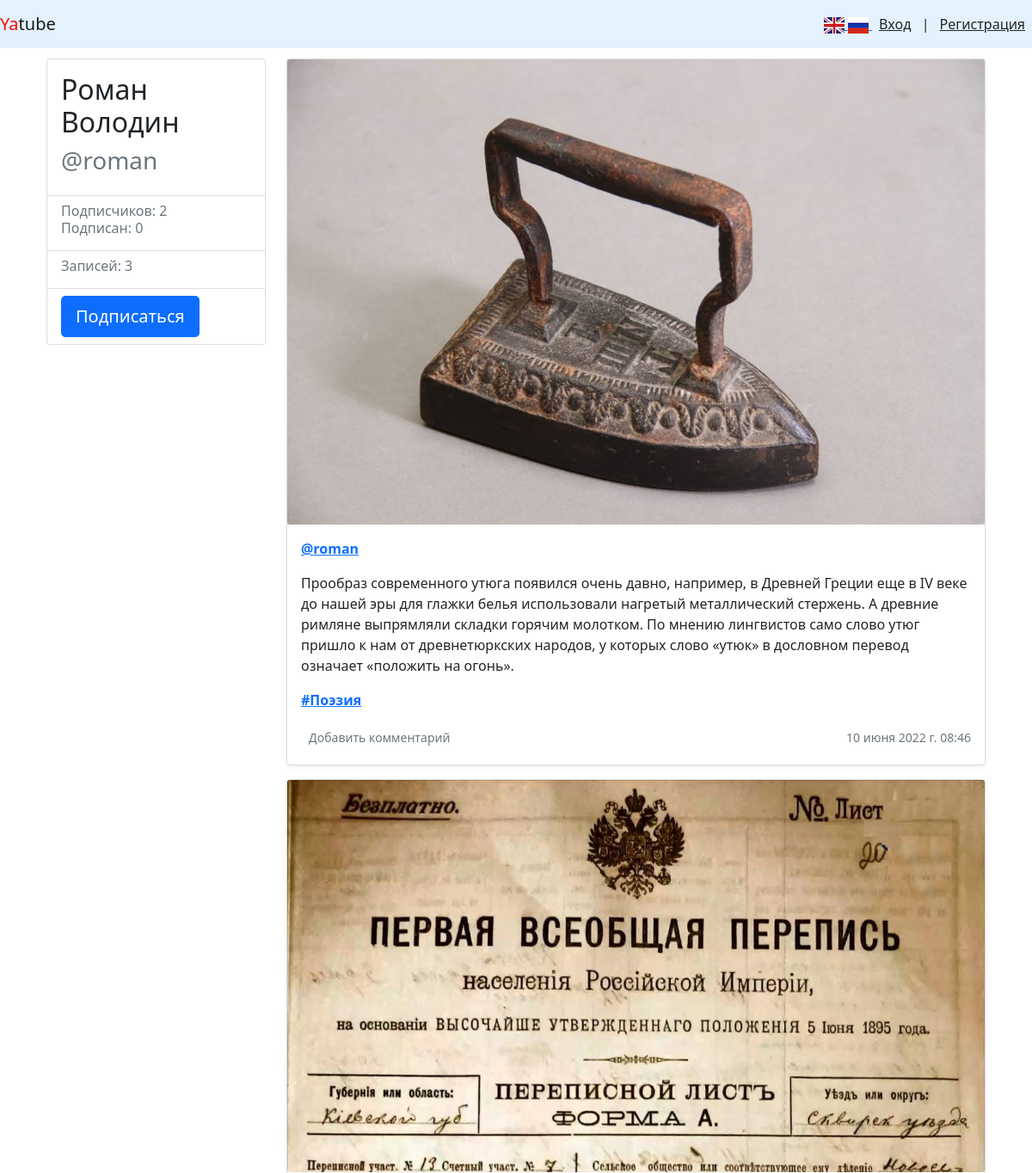
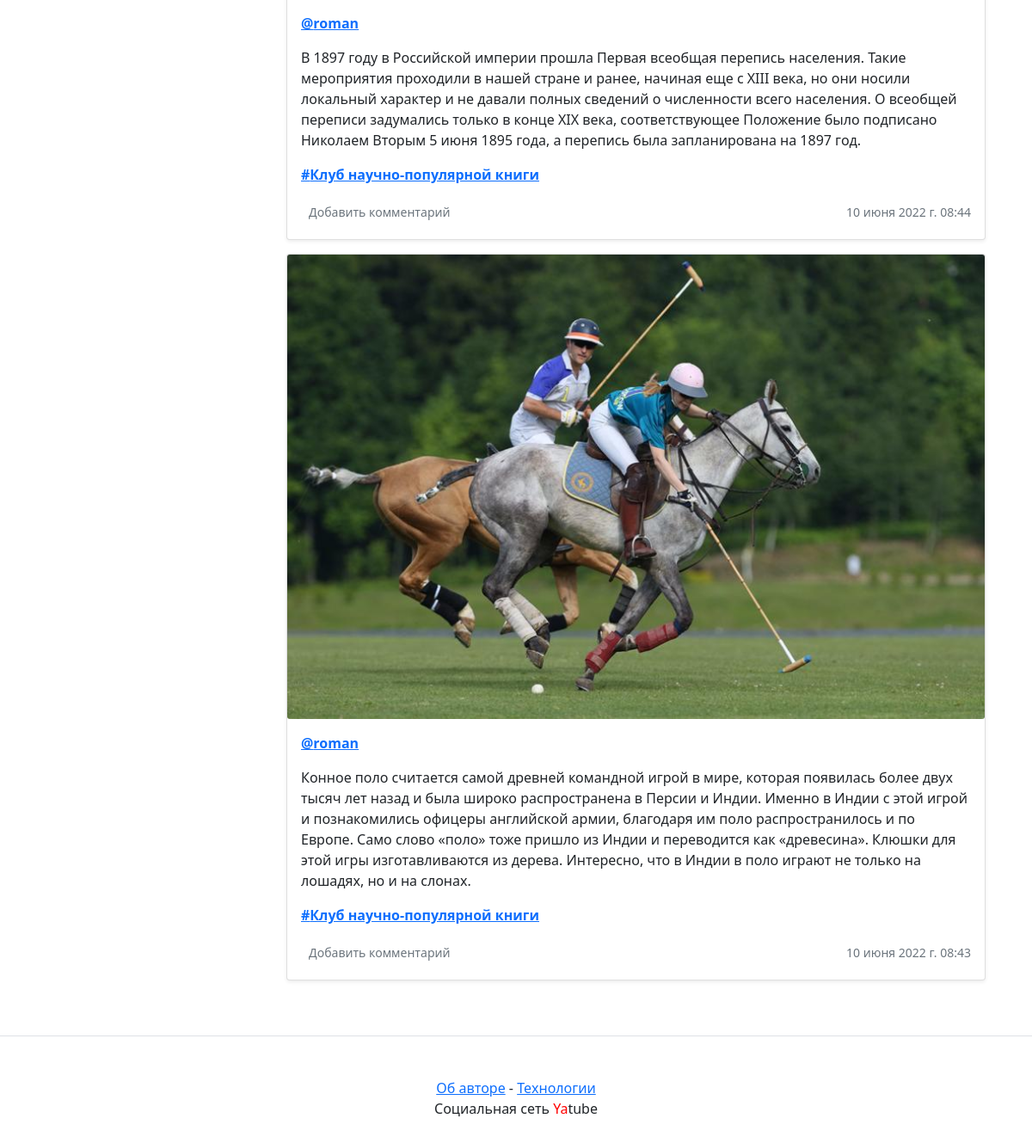
/ru/roman/, run on the app's committed database (2 pictures, top to bottom).
### posts/models.py (models this page shows, shortened)
class Post(models.Model):
    text = models.TextField(verbose_name=_('Post text'))
    pub_date = models.DateTimeField(
        auto_now_add=True, verbose_name=_('Publication date'), db_index=True
    )
    author = models.ForeignKey(
        User,
        on_delete=models.CASCADE,
        related_name='posts',
        verbose_name=_('Author'),
    )
    group = models.ForeignKey(
        Group,
        on_delete=models.CASCADE,
        related_name='posts',
        null=True,
        blank=True,
        verbose_name=_('Community'),
    )
    image = models.ImageField(upload_to='posts/', blank=True, null=True, verbose_name=_('Image'))
    objects = models.Manager()  # The default manager.
    imaged_objects = ImagedManager()
    class Meta:
        verbose_name = _('Post')
        verbose_name_plural = _('Posts')
        ordering = ['-pub_date']

class Group(models.Model):
    title = models.CharField(max_length=200, verbose_name=_('Title'))
    slug = models.SlugField(unique=True)
    description = models.TextField(verbose_name=_('Description'))
    class Meta:
        verbose_name = _('Community')
        verbose_name_plural = _('Communities')

### posts/views.py (the view)
# urls.py: path('<str:username>/', views.profile, name='profile'),
def profile(request, username):
    author = get_object_or_404(User, username=username)
    posts = (
        author.posts.select_related('group').prefetch_related('comments').all()
    )
    paginator = Paginator(posts, 10)
    page_number = request.GET.get('page')
    page = paginator.get_page(page_number)
    return render(
        request,
        'profile.html',
        {
            'author': author,
            'posts_amount': paginator.count,
            'page': page,
            'paginator': paginator,
            'following': check_following_by_author_name(request, username),
        },
    )

### posts/context_processors.py (called while the page is built)
def time(request):
    now = dt.datetime.now().timestamp()
    return {"time": now}

### posts/templatetags/date_filters.py (called while the page is built)
@register.filter
def datetime_ru_long(value: dt) -> str:
    if not isinstance(value, dt):
        return str(value)
    month_name = months[int(value.strftime('%m')) - 1]
    return f"{value.strftime('%d')} {month_name} {value.strftime('%Y')} г. " \
           f"{value.strftime('%H:%M')}"

### posts/templatetags/i18n_switcher.py (called while the page is built)
@register.filter
def switch_i18n(request, language):
    return switch_lang_code(request.get_full_path(), language)

### posts/templatetags/switcher_lang.py (called while the page is built)
def switch_lang_code(path, language):
    lang_codes = [c for (c, name) in settings.LANGUAGES]
    if path == '':
        raise Exception('URL path for language switch is empty')
    elif path[0] != '/':
        raise Exception('URL path for language switch does not start with "/"')
    elif language not in lang_codes:
        raise Exception('%s is not a supported language code' % language)
    parts = path.split('/')
    if parts[1] in lang_codes:
        parts[1] = language
    else:
        parts[0] = "/" + language
    return '/'.join(parts)

### posts/views.py (called while the page is built)
def check_following_by_author_name(request, author_name):
    return (
        request.user.is_authenticated
        and Follow.objects.filter(
            user=request.user, author__username=author_name
        ).exists()
    )

### templates/profile.html (shortened to what this page needs)
{% extends 'base.html' %}
{% block content %}
<main role="main" class="container">
    <div class="row">
            <div class="col-md-3 mb-3 mt-1">
                {% include 'include/_author_profile.html' with author=author posts_amount=posts_amount follow=follow %}
            </div>
            <div class="col-md-9">
                {% for post in page %}
                    {% include 'include/_post.html' with post=post %}
                {% endfor %}
            </div>
    </div>
</main>
{% endblock %}

### templates/include/_author_profile.html
<div class="card">
        <div class="card-body">
                <div class="h2">
                    {{ author.get_full_name }}
                </div>
                <div class="h3 text-muted">
                     @{{ author.username }}
                </div>
        </div>
        <ul class="list-group list-group-flush">
                <li class="list-group-item">
                        <div class="h6 text-muted">
                        Подписчиков: {{ author.following.count }} <br />
                        Подписан: {{ author.follower.count }}
                        </div>
                </li>
                <li class="list-group-item">
                        <div class="h6 text-muted">
                            Записей: {{ posts_amount }}
                        </div>
                </li>
                <li class="list-group-item">
                    {% if following %}
                        <a class="btn btn-lg btn-light"
                                href="{% url 'profile_unfollow' author.username %}" role="button">
                                Отписаться
                        </a>
                    {% else %}
                        <a class="btn btn-lg btn-primary"
                                href="{% url 'profile_follow' author.username %}" role="button">
                                Подписаться
                        </a>
                    {% endif %}
                </li>
        </ul>
</div>

### templates/include/_post.html (shortened to what this page needs)
{% load date_filters %}
{% load thumbnail %}
{% load pluralize %}
<div class="card mb-3 mt-1 shadow-sm">
    {% thumbnail post.image "960x339" crop="center" upscale=True as im %}
        <img class="card-img" src="{{ im.url }}">
    {% endthumbnail %}
    <div class="card-body">
            <p class="card-text">
                <a href="{% url 'profile' username=post.author.username %}">
                    <strong class="d-block text-gray-dark">@{{ post.author.username }}</strong>
                </a>
                <p>
                    {{ post.text|linebreaksbr }}
                </p>
                {% if post.group %}
                    <a class="card-link muted" href="{% url 'group' post.group.slug %}">
                            <strong class="d-block text-gray-dark">#{{ post.group.title }}</strong>
                    </a>
                {% endif %}
            </p>
            <div class="d-flex justify-content-between align-items-center">
                <div class="btn-group ">
                    <a class="btn btn-sm text-muted" href="{% url 'post' post.author.username post.id %}" role="button">
                        {% if post.comments.exists and request.resolver_match.url_name != 'post' %}
                            {{ post.comments.count }} {{  post.comments.count | rupluralize:'комментарий,комментария,комментариев'}}
                        {% elif request.resolver_match.url_name != 'post' %}
                            Добавить комментарий
                        {% endif %}
                    </a>
                </div>
                <small class="text-muted">{{ post.pub_date|datetime_ru_long }}</small>
            </div>
    </div>
</div>

### data on the page
Post: shows a picture, author.username "roman", text "Прообраз современного утюга появился очень давно, например, в Древней Греции еще в IV веке до нашей эры для глажки белья использовали нагретый металлический стержень. А древние римляне выпрямляли складки горячим молотком. По мнению лингвистов само слово утюг пришло к нам от древнетюркских народов, у которых слово «утюк» в дословном перевод означает «положить на огонь».", group "Поэзия", shows "Добавить комментарий", pub_date "10 июня 2022 г. 08:46"
Post: shows a picture, author.username "roman", text "В 1897 году в Российской империи прошла Первая всеобщая перепись населения. Такие мероприятия проходили в нашей стране и ранее, начиная еще с XIII века, но они носили локальный характер и не давали полных сведений о численности всего населения. О всеобщей переписи задумались только в конце XIX века, соответствующее Положение было подписано Николаем Вторым 5 июня 1895 года, а перепись была запланирована на 1897 год.", group "Клуб научно-популярной книги", shows "Добавить комментарий", pub_date "10 июня 2022 г. 08:44"
Post: shows a picture, author.username "roman", text "Конное поло считается самой древней командной игрой в мире, которая появилась более двух тысяч лет назад и была широко распространена в Персии и Индии. Именно в Индии с этой игрой и познакомились офицеры английской армии, благодаря им поло распространилось и по Европе. Само слово «поло» тоже пришло из Индии и переводится как «древесина». Клюшки для этой игры изготавливаются из дерева. Интересно, что в Индии в поло играют не только на лошадях, но и на слонах.", group "Клуб научно-популярной книги", shows "Добавить комментарий", pub_date "10 июня 2022 г. 08:43"

### other printed values
{{ author.get_full_name }} "Роман Володин"
{{ author.username }} "roman"
{{ author.following.count }} "2"
{{ author.follower.count }} "0"
{{ posts_amount }} "3"
